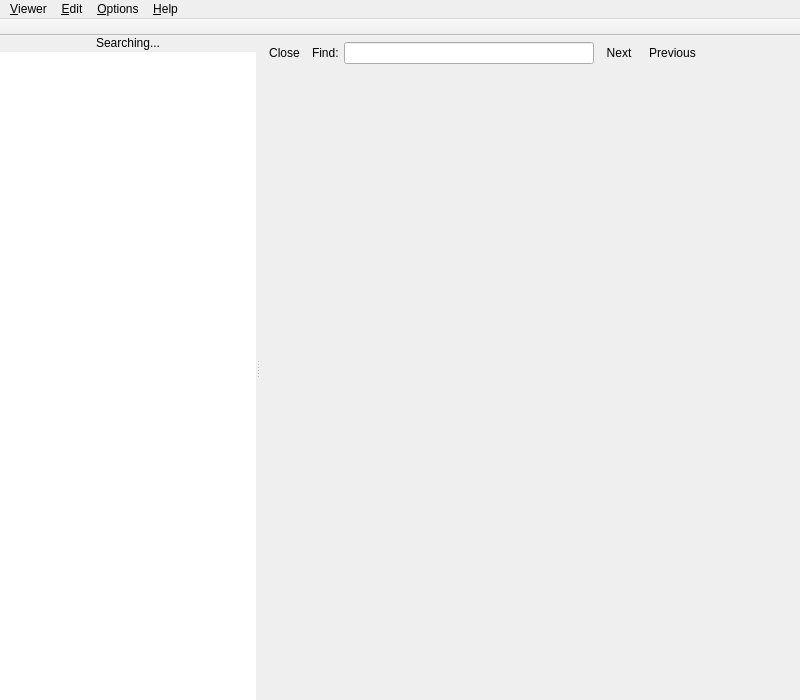
<?xml version="1.0" encoding="UTF-8"?>
<ui version="4.0">
 <class>MainWindow</class>
 <widget class="QMainWindow" name="MainWindow">
  <property name="geometry">
   <rect>
    <x>0</x>
    <y>0</y>
    <width>800</width>
    <height>700</height>
   </rect>
  </property>
  <property name="unifiedTitleAndToolBarOnMac">
   <bool>true</bool>
  </property>
  <widget class="QWidget" name="centralwidget">
   <layout class="QVBoxLayout" name="verticalLayout">
    <property name="spacing">
     <number>0</number>
    </property>
    <property name="leftMargin">
     <number>0</number>
    </property>
    <property name="topMargin">
     <number>0</number>
    </property>
    <property name="rightMargin">
     <number>0</number>
    </property>
    <property name="bottomMargin">
     <number>0</number>
    </property>
    <item>
     <widget class="QSplitter" name="splitter">
      <property name="orientation">
       <enum>Qt::Horizontal</enum>
      </property>
      <widget class="QWidget" name="leftPane" native="true">
       <layout class="QVBoxLayout" name="verticalLayoutLeft">
        <property name="spacing">
         <number>2</number>
        </property>
        <property name="leftMargin">
         <number>0</number>
        </property>
        <property name="topMargin">
         <number>0</number>
        </property>
        <property name="rightMargin">
         <number>0</number>
        </property>
        <property name="bottomMargin">
         <number>0</number>
        </property>
        <item>
         <widget class="QLabel" name="labelSearching">
          <property name="frameShape">
           <enum>QFrame::NoFrame</enum>
          </property>
          <property name="text">
           <string>&lt;html&gt;&lt;head/&gt;&lt;body&gt;&lt;p&gt;Searching...&lt;/p&gt;&lt;/body&gt;&lt;/html&gt;</string>
          </property>
          <property name="alignment">
           <set>Qt::AlignCenter</set>
          </property>
         </widget>
        </item>
        <item>
         <widget class="HtmlListWidget" name="listWidgetIndex">
          <property name="enabled">
           <bool>true</bool>
          </property>
          <property name="sizePolicy">
           <sizepolicy hsizetype="Expanding" vsizetype="Expanding">
            <horstretch>0</horstretch>
            <verstretch>0</verstretch>
           </sizepolicy>
          </property>
          <property name="frameShape">
           <enum>QFrame::NoFrame</enum>
          </property>
         </widget>
        </item>
       </layout>
      </widget>
      <widget class="QFrame" name="mainPane">
       <property name="sizePolicy">
        <sizepolicy hsizetype="Preferred" vsizetype="Preferred">
         <horstretch>2</horstretch>
         <verstretch>0</verstretch>
        </sizepolicy>
       </property>
       <layout class="QVBoxLayout" name="verticalLayout_4">
        <property name="spacing">
         <number>0</number>
        </property>
        <property name="leftMargin">
         <number>0</number>
        </property>
        <property name="topMargin">
         <number>0</number>
        </property>
        <property name="rightMargin">
         <number>0</number>
        </property>
        <property name="bottomMargin">
         <number>0</number>
        </property>
        <item>
         <widget class="QFrame" name="frameFindbar">
          <property name="sizePolicy">
           <sizepolicy hsizetype="Minimum" vsizetype="Minimum">
            <horstretch>0</horstretch>
            <verstretch>0</verstretch>
           </sizepolicy>
          </property>
          <layout class="QHBoxLayout" name="horizontalLayout_2">
           <property name="spacing">
            <number>5</number>
           </property>
           <property name="leftMargin">
            <number>2</number>
           </property>
           <property name="topMargin">
            <number>6</number>
           </property>
           <property name="rightMargin">
            <number>0</number>
           </property>
           <property name="bottomMargin">
            <number>6</number>
           </property>
           <item>
            <widget class="QToolButton" name="toolButtonCloseFindbar">
             <property name="text">
              <string>Close</string>
             </property>
             <property name="icon">
              <iconset theme="window-close">
               <normaloff/>
              </iconset>
             </property>
             <property name="iconSize">
              <size>
               <width>16</width>
               <height>16</height>
              </size>
             </property>
             <property name="autoRaise">
              <bool>true</bool>
             </property>
            </widget>
           </item>
           <item>
            <widget class="QLabel" name="labelFind">
             <property name="sizePolicy">
              <sizepolicy hsizetype="Preferred" vsizetype="Preferred">
               <horstretch>0</horstretch>
               <verstretch>0</verstretch>
              </sizepolicy>
             </property>
             <property name="text">
              <string>Find:</string>
             </property>
            </widget>
           </item>
           <item>
            <widget class="LineEditFind" name="lineEditFind">
             <property name="sizePolicy">
              <sizepolicy hsizetype="Expanding" vsizetype="Fixed">
               <horstretch>1</horstretch>
               <verstretch>0</verstretch>
              </sizepolicy>
             </property>
             <property name="maximumSize">
              <size>
               <width>250</width>
               <height>16777215</height>
              </size>
             </property>
             <property name="layoutDirection">
              <enum>Qt::LeftToRight</enum>
             </property>
             <property name="frame">
              <bool>true</bool>
             </property>
             <property name="placeholderText">
              <string/>
             </property>
            </widget>
           </item>
           <item>
            <layout class="QHBoxLayout" name="horizontalLayout">
             <property name="spacing">
              <number>3</number>
             </property>
             <property name="leftMargin">
              <number>0</number>
             </property>
             <property name="topMargin">
              <number>0</number>
             </property>
             <property name="rightMargin">
              <number>0</number>
             </property>
             <property name="bottomMargin">
              <number>0</number>
             </property>
             <item>
              <widget class="QToolButton" name="toolButtonFindNext">
               <property name="toolTip">
                <string/>
               </property>
               <property name="text">
                <string>Next</string>
               </property>
               <property name="icon">
                <iconset theme="go-down">
                 <normaloff/>
                </iconset>
               </property>
               <property name="iconSize">
                <size>
                 <width>16</width>
                 <height>16</height>
                </size>
               </property>
               <property name="toolButtonStyle">
                <enum>Qt::ToolButtonTextBesideIcon</enum>
               </property>
               <property name="autoRaise">
                <bool>true</bool>
               </property>
               <property name="arrowType">
                <enum>Qt::NoArrow</enum>
               </property>
              </widget>
             </item>
             <item>
              <widget class="QToolButton" name="toolButtonFindPrev">
               <property name="text">
                <string>Previous</string>
               </property>
               <property name="icon">
                <iconset theme="go-up">
                 <normaloff/>
                </iconset>
               </property>
               <property name="iconSize">
                <size>
                 <width>16</width>
                 <height>16</height>
                </size>
               </property>
               <property name="toolButtonStyle">
                <enum>Qt::ToolButtonTextBesideIcon</enum>
               </property>
               <property name="autoRaise">
                <bool>true</bool>
               </property>
               <property name="arrowType">
                <enum>Qt::NoArrow</enum>
               </property>
              </widget>
             </item>
             <item>
              <spacer name="horizontalSpacer">
               <property name="orientation">
                <enum>Qt::Horizontal</enum>
               </property>
               <property name="sizeType">
                <enum>QSizePolicy::Expanding</enum>
               </property>
               <property name="sizeHint" stdset="0">
                <size>
                 <width>0</width>
                 <height>0</height>
                </size>
               </property>
              </spacer>
             </item>
            </layout>
           </item>
          </layout>
         </widget>
        </item>
        <item>
         <widget class="QSplitter" name="splitter2">
          <property name="orientation">
           <enum>Qt::Vertical</enum>
          </property>
          <widget class="QFrame" name="frame">
           <property name="frameShape">
            <enum>QFrame::NoFrame</enum>
           </property>
           <property name="lineWidth">
            <number>1</number>
           </property>
           <property name="midLineWidth">
            <number>1</number>
           </property>
           <layout class="QVBoxLayout" name="verticalLayout_3">
            <property name="spacing">
             <number>5</number>
            </property>
            <property name="leftMargin">
             <number>0</number>
            </property>
            <property name="topMargin">
             <number>0</number>
            </property>
            <property name="rightMargin">
             <number>0</number>
            </property>
            <property name="bottomMargin">
             <number>0</number>
            </property>
            <item>
             <widget class="WebView" name="webView" native="true">
              <property name="sizePolicy">
               <sizepolicy hsizetype="Expanding" vsizetype="Expanding">
                <horstretch>0</horstretch>
                <verstretch>0</verstretch>
               </sizepolicy>
              </property>
              <property name="url" stdset="0">
               <url>
                <string>about:blank</string>
               </url>
              </property>
             </widget>
            </item>
           </layout>
          </widget>
         </widget>
        </item>
       </layout>
       <zorder>splitter2</zorder>
       <zorder>frameFindbar</zorder>
      </widget>
     </widget>
    </item>
   </layout>
  </widget>
  <widget class="QMenuBar" name="menuBar">
   <property name="geometry">
    <rect>
     <x>0</x>
     <y>0</y>
     <width>800</width>
     <height>19</height>
    </rect>
   </property>
   <widget class="QMenu" name="menuViewer">
    <property name="title">
     <string>&amp;Viewer</string>
    </property>
    <addaction name="actionPrintPreview"/>
    <addaction name="actionPrint"/>
    <addaction name="separator"/>
    <addaction name="actionCreateIndex"/>
    <addaction name="separator"/>
    <addaction name="actionQuit"/>
   </widget>
   <widget class="QMenu" name="menuOptions">
    <property name="title">
     <string>&amp;Options</string>
    </property>
    <addaction name="actionZoomIn"/>
    <addaction name="actionZoomOut"/>
    <addaction name="actionNormalSize"/>
    <addaction name="separator"/>
    <addaction name="actionMonitorClipboard"/>
    <addaction name="separator"/>
    <addaction name="actionPronOff"/>
    <addaction name="actionPronGB"/>
    <addaction name="actionPronUS"/>
   </widget>
   <widget class="QMenu" name="menuEdit">
    <property name="title">
     <string>&amp;Edit</string>
    </property>
    <addaction name="actionFind"/>
    <addaction name="separator"/>
   </widget>
   <widget class="QMenu" name="menuHelp">
    <property name="title">
     <string>&amp;Help</string>
    </property>
    <addaction name="actionHelp"/>
    <addaction name="actionAbout"/>
   </widget>
   <addaction name="menuViewer"/>
   <addaction name="menuEdit"/>
   <addaction name="menuOptions"/>
   <addaction name="menuHelp"/>
  </widget>
  <widget class="QToolBar" name="toolBar">
   <property name="windowTitle">
    <string>toolBar</string>
   </property>
   <property name="movable">
    <bool>false</bool>
   </property>
   <property name="allowedAreas">
    <set>Qt::TopToolBarArea</set>
   </property>
   <property name="iconSize">
    <size>
     <width>24</width>
     <height>24</height>
    </size>
   </property>
   <property name="toolButtonStyle">
    <enum>Qt::ToolButtonIconOnly</enum>
   </property>
   <property name="floatable">
    <bool>false</bool>
   </property>
   <attribute name="toolBarArea">
    <enum>TopToolBarArea</enum>
   </attribute>
   <attribute name="toolBarBreak">
    <bool>false</bool>
   </attribute>
  </widget>
  <action name="actionQuit">
   <property name="icon">
    <iconset theme="application-exit">
     <normaloff/>
    </iconset>
   </property>
   <property name="text">
    <string>Quit</string>
   </property>
  </action>
  <action name="actionZoomIn">
   <property name="icon">
    <iconset theme="zoom-in">
     <normaloff/>
    </iconset>
   </property>
   <property name="text">
    <string>Zoom In</string>
   </property>
  </action>
  <action name="actionZoomOut">
   <property name="icon">
    <iconset theme="zoom-out">
     <normaloff/>
    </iconset>
   </property>
   <property name="text">
    <string>Zoom Out</string>
   </property>
  </action>
  <action name="actionNormalSize">
   <property name="icon">
    <iconset theme="zoom-original">
     <normaloff/>
    </iconset>
   </property>
   <property name="text">
    <string>Normal Size</string>
   </property>
  </action>
  <action name="actionFind">
   <property name="icon">
    <iconset theme="edit-find">
     <normaloff/>
    </iconset>
   </property>
   <property name="text">
    <string>Find...</string>
   </property>
  </action>
  <action name="actionFindPrev">
   <property name="icon">
    <iconset theme="go-up">
     <normaloff/>
    </iconset>
   </property>
   <property name="text">
    <string>Previous</string>
   </property>
   <property name="toolTip">
    <string>Find the previous occurrence</string>
   </property>
  </action>
  <action name="actionFindNext">
   <property name="icon">
    <iconset theme="go-down">
     <normaloff/>
    </iconset>
   </property>
   <property name="text">
    <string>Next</string>
   </property>
   <property name="toolTip">
    <string>Find the next occurrence</string>
   </property>
  </action>
  <action name="actionFindClose">
   <property name="icon">
    <iconset theme="window-close">
     <normaloff/>
    </iconset>
   </property>
   <property name="text">
    <string>Close</string>
   </property>
   <property name="toolTip">
    <string>Close find bar</string>
   </property>
  </action>
  <action name="actionAbout">
   <property name="icon">
    <iconset theme="help-about">
     <normaloff/>
    </iconset>
   </property>
   <property name="text">
    <string>About</string>
   </property>
  </action>
  <action name="actionPrint">
   <property name="icon">
    <iconset theme="document-print">
     <normaloff/>
    </iconset>
   </property>
   <property name="text">
    <string>Print...</string>
   </property>
  </action>
  <action name="actionPrintPreview">
   <property name="icon">
    <iconset theme="document-print-preview">
     <normaloff/>
    </iconset>
   </property>
   <property name="text">
    <string>Print Preview</string>
   </property>
  </action>
  <action name="actionCreateIndex">
   <property name="icon">
    <iconset theme="document-properties">
     <normaloff/>
    </iconset>
   </property>
   <property name="text">
    <string>Recreate Index...</string>
   </property>
  </action>
  <action name="actionMonitorClipboard">
   <property name="checkable">
    <bool>true</bool>
   </property>
   <property name="text">
    <string>Monitor Clipboard</string>
   </property>
  </action>
  <action name="actionSearchExamples">
   <property name="icon">
    <iconset>
     <normaloff/>
    </iconset>
   </property>
   <property name="text">
    <string>Exa</string>
   </property>
   <property name="toolTip">
    <string>Example Search</string>
   </property>
  </action>
  <action name="actionPronUS">
   <property name="checkable">
    <bool>true</bool>
   </property>
   <property name="text">
    <string>American Pronunciation</string>
   </property>
   <property name="shortcut">
    <string>Ctrl+Shift+A</string>
   </property>
  </action>
  <action name="actionPronGB">
   <property name="checkable">
    <bool>true</bool>
   </property>
   <property name="text">
    <string>British Pronunciation</string>
   </property>
   <property name="shortcut">
    <string>Ctrl+Shift+B</string>
   </property>
  </action>
  <action name="actionPronOff">
   <property name="checkable">
    <bool>true</bool>
   </property>
   <property name="text">
    <string>No Sound</string>
   </property>
   <property name="shortcut">
    <string>Ctrl+Shift+N</string>
   </property>
  </action>
  <action name="actionAdvancedSearch">
   <property name="icon">
    <iconset>
     <normaloff/>
    </iconset>
   </property>
   <property name="text">
    <string>Advanced</string>
   </property>
   <property name="toolTip">
    <string>Advanced Search</string>
   </property>
  </action>
  <action name="actionFocusLineEdit">
   <property name="text">
    <string>actionFocusLineEdit</string>
   </property>
  </action>
  <action name="actionHelp">
   <property name="icon">
    <iconset theme="help-contents">
     <normaloff/>
    </iconset>
   </property>
   <property name="text">
    <string>Help</string>
   </property>
   <property name="toolTip">
    <string>Help</string>
   </property>
  </action>
  <action name="actionAlwaysOnTop">
   <property name="checkable">
    <bool>true</bool>
   </property>
   <property name="text">
    <string>Always on Top</string>
   </property>
  </action>
  <action name="actionSearchDefinitions">
   <property name="icon">
    <iconset>
     <normaloff/>
    </iconset>
   </property>
   <property name="text">
    <string>Def</string>
   </property>
   <property name="toolTip">
    <string>Definition Search</string>
   </property>
  </action>
 </widget>
 <customwidgets>
  <customwidget>
   <class>WebView</class>
   <extends>QWidget</extends>
   <header>.custom</header>
  </customwidget>
  <customwidget>
   <class>HtmlListWidget</class>
   <extends>QListWidget</extends>
   <header>.custom</header>
  </customwidget>
  <customwidget>
   <class>LineEditFind</class>
   <extends>QLineEdit</extends>
   <header>.custom</header>
  </customwidget>
 </customwidgets>
 <tabstops>
  <tabstop>toolButtonCloseFindbar</tabstop>
  <tabstop>lineEditFind</tabstop>
 </tabstops>
 <resources/>
 <connections>
  <connection>
   <sender>actionQuit</sender>
   <signal>triggered()</signal>
   <receiver>MainWindow</receiver>
   <slot>close()</slot>
   <hints>
    <hint type="sourcelabel">
     <x>-1</x>
     <y>-1</y>
    </hint>
    <hint type="destinationlabel">
     <x>416</x>
     <y>456</y>
    </hint>
   </hints>
  </connection>
 </connections>
</ui>
